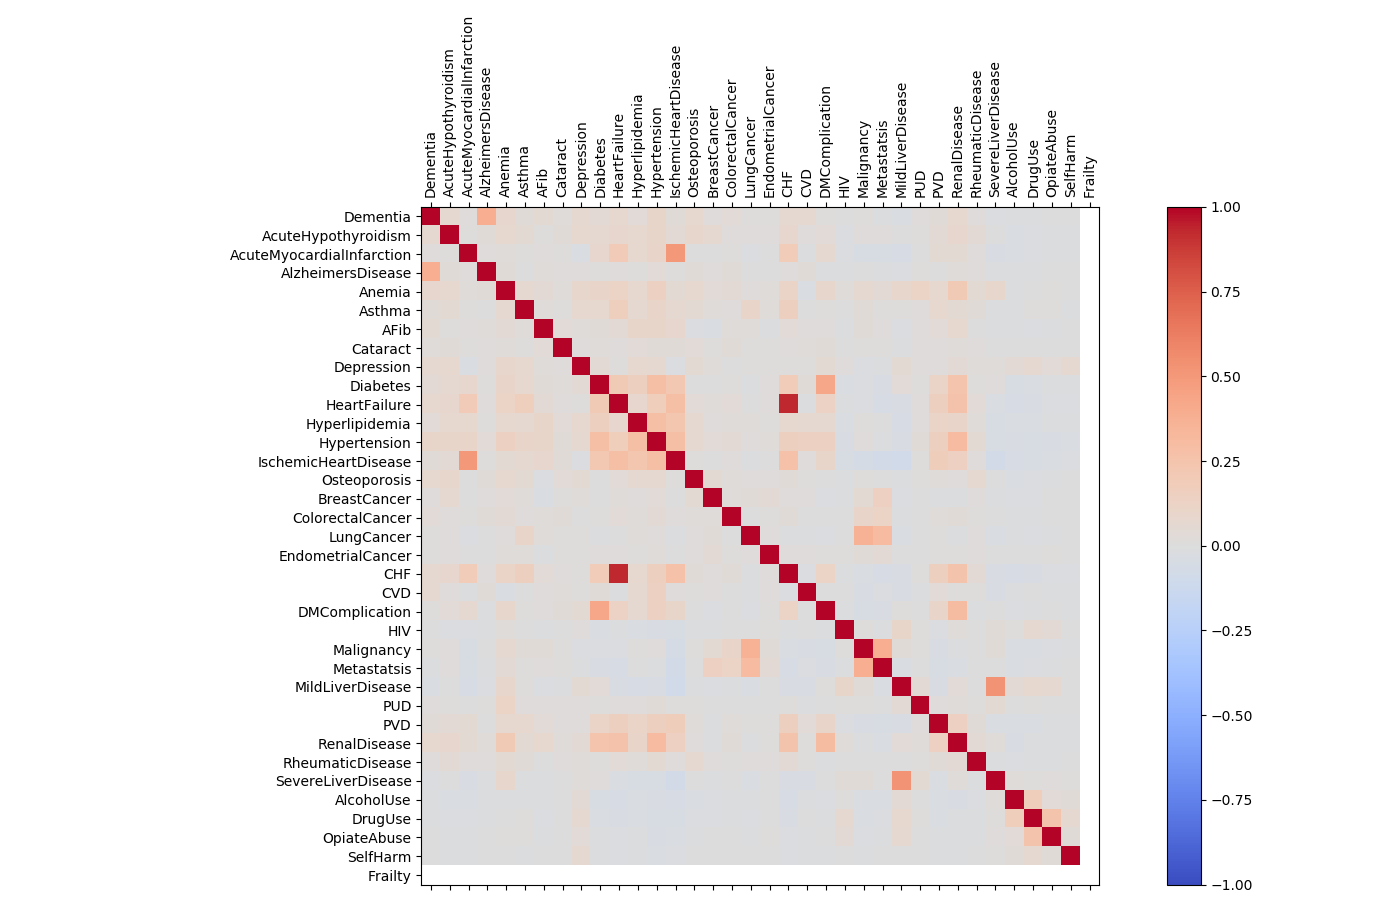

Generate this figure with Python:
import pandas as pd
import numpy as np
import matplotlib.pyplot as plt

# read csv into pandas dataframe
raw_data = pd.read_csv('mimic3data-flow-pred.csv')

# make a copy of the data
data = raw_data

# create a subset of the columns labeling chronic conditions
data = data.loc[:, 'isChronicConditionDementia':'hasFrailty']

# remove prefixes
data.columns = data.columns.str.strip().str.replace('isChronicCondition', '').str.replace('has', '')

# plot correlation
corr = data.corr()
fig = plt.figure()
ax = fig.add_subplot(111)
cax = ax.matshow(corr, cmap='coolwarm', vmin=-1, vmax=1)
fig.colorbar(cax)
ticks = np.arange(0,len(data.columns),1)
ax.set_xticks(ticks)
plt.xticks(rotation=90)
ax.set_yticks(ticks)
ax.set_xticklabels(data.columns)
ax.set_yticklabels(data.columns)
plt.show()
